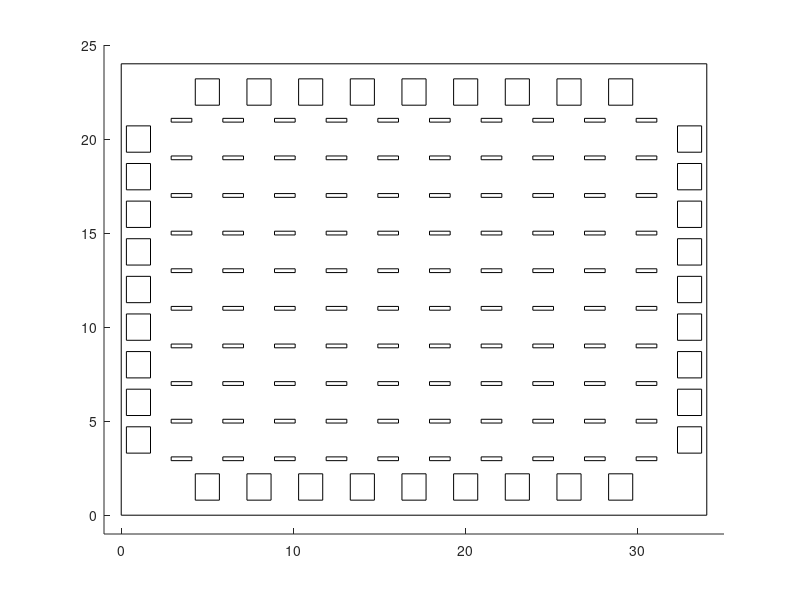

This figure's MATLAB source: (Note: this script raises an error after producing the figure.)
function  simenvironment()
%仿真环境
global storagerock; 
global target;
global trajp;
     axis([-1 35 -1 25]);
%      grid on
            
            rectangle('Position',[2.9,2.9,1.2,0.2]);hold on;rectangle('Position',[2.9,8.9,1.2,0.2]);hold on;
            rectangle('Position',[2.9,4.9,1.2,0.2]);hold on;rectangle('Position',[2.9,10.9,1.2,0.2]);hold on;
            rectangle('Position',[2.9,6.9,1.2,0.2]);hold on;rectangle('Position',[2.9,12.9,1.2,0.2]);hold on;
            rectangle('Position',[5.9,4.9,1.2,0.2]);hold on;rectangle('Position',[2.9,14.9,1.2,0.2]);hold on;
            rectangle('Position',[5.9,2.9,1.2,0.2]);hold on;rectangle('Position',[2.9,16.9,1.2,0.2]);hold on;
            rectangle('Position',[5.9,6.9,1.2,0.2]);hold on;rectangle('Position',[2.9,18.9,1.2,0.2]);hold on;
            rectangle('Position',[8.9,6.9,1.2,0.2]);hold on;rectangle('Position',[2.9,20.9,1.2,0.2]);hold on;
            rectangle('Position',[8.9,4.9,1.2,0.2]);hold on;rectangle('Position',[5.9,8.9,1.2,0.2]);hold on;
            rectangle('Position',[8.9,2.9,1.2,0.2]);hold on;rectangle('Position',[5.9,10.9,1.2,0.2]);hold on;
            rectangle('Position',[11.9,6.9,1.2,0.2]);hold on;rectangle('Position',[5.9,12.9,1.2,0.2]);hold on;
            rectangle('Position',[11.9,4.9,1.2,0.2]);hold on;rectangle('Position',[5.9,14.9,1.2,0.2]);hold on;
            rectangle('Position',[11.9,2.9,1.2,0.2]);hold on;rectangle('Position',[5.9,16.9,1.2,0.2]);hold on;
            rectangle('Position',[5.9,18.9,1.2,0.2]);hold on;rectangle('Position',[14.9,2.9,1.2,0.2]);hold on;
            rectangle('Position',[5.9,20.9,1.2,0.2]);hold on;rectangle('Position',[14.9,4.9,1.2,0.2]);hold on;
            rectangle('Position',[8.9,8.9,1.2,0.2]);hold on;rectangle('Position',[14.9,6.9,1.2,0.2]);hold on;
            rectangle('Position',[8.9,10.9,1.2,0.2]);hold on;rectangle('Position',[14.9,8.9,1.2,0.2]);hold on;
            rectangle('Position',[8.9,12.9,1.2,0.2]);hold on;rectangle('Position',[14.9,10.9,1.2,0.2]);hold on;
            rectangle('Position',[8.9,14.9,1.2,0.2]);hold on;rectangle('Position',[14.9,12.9,1.2,0.2]);hold on;
            rectangle('Position',[8.9,16.9,1.2,0.2]);hold on;rectangle('Position',[14.9,14.9,1.2,0.2]);hold on;
            rectangle('Position',[8.9,18.9,1.2,0.2]);hold on;rectangle('Position',[14.9,16.9,1.2,0.2]);hold on;
            rectangle('Position',[8.9,20.9,1.2,0.2]);hold on;rectangle('Position',[14.9,18.9,1.2,0.2]);hold on;
            rectangle('Position',[11.9,8.9,1.2,0.2]);hold on;rectangle('Position',[14.9,20.9,1.2,0.2]);hold on;
            rectangle('Position',[11.9,10.9,1.2,0.2]);hold on;
            rectangle('Position',[11.9,12.9,1.2,0.2]);hold on;
            rectangle('Position',[11.9,14.9,1.2,0.2]);hold on;
            rectangle('Position',[11.9,16.9,1.2,0.2]);hold on;
            rectangle('Position',[11.9,18.9,1.2,0.2]);hold on;
            rectangle('Position',[11.9,20.9,1.2,0.2]);hold on;
            rectangle('Position',[17.9,2.9,1.2,0.2]);hold on;
            rectangle('Position',[17.9,4.9,1.2,0.2]);hold on;
            rectangle('Position',[17.9,6.9,1.2,0.2]);hold on;
            rectangle('Position',[17.9,8.9,1.2,0.2]);hold on;
            rectangle('Position',[17.9,10.9,1.2,0.2]);hold on;
            rectangle('Position',[17.9,12.9,1.2,0.2]);hold on;
            rectangle('Position',[17.9,14.9,1.2,0.2]);hold on;
            rectangle('Position',[17.9,16.9,1.2,0.2]);hold on;
            rectangle('Position',[17.9,18.9,1.2,0.2]);hold on;
            rectangle('Position',[17.9,20.9,1.2,0.2]);hold on;
                        rectangle('Position',[20.9,2.9,1.2,0.2]);hold on;
            rectangle('Position',[20.9,4.9,1.2,0.2]);hold on;
            rectangle('Position',[20.9,6.9,1.2,0.2]);hold on;
            rectangle('Position',[20.9,8.9,1.2,0.2]);hold on;
            rectangle('Position',[20.9,10.9,1.2,0.2]);hold on;
            rectangle('Position',[20.9,12.9,1.2,0.2]);hold on;
            rectangle('Position',[20.9,14.9,1.2,0.2]);hold on;
            rectangle('Position',[20.9,16.9,1.2,0.2]);hold on;
            rectangle('Position',[20.9,18.9,1.2,0.2]);hold on;
            rectangle('Position',[20.9,20.9,1.2,0.2]);hold on;
                        rectangle('Position',[23.9,2.9,1.2,0.2]);hold on;
            rectangle('Position',[23.9,4.9,1.2,0.2]);hold on;
            rectangle('Position',[23.9,6.9,1.2,0.2]);hold on;
            rectangle('Position',[23.9,8.9,1.2,0.2]);hold on;
            rectangle('Position',[23.9,10.9,1.2,0.2]);hold on;
            rectangle('Position',[23.9,12.9,1.2,0.2]);hold on;
            rectangle('Position',[23.9,14.9,1.2,0.2]);hold on;
            rectangle('Position',[23.9,16.9,1.2,0.2]);hold on;
            rectangle('Position',[23.9,18.9,1.2,0.2]);hold on;
            rectangle('Position',[23.9,20.9,1.2,0.2]);hold on;
                        rectangle('Position',[26.9,2.9,1.2,0.2]);hold on;
            rectangle('Position',[26.9,4.9,1.2,0.2]);hold on;
            rectangle('Position',[26.9,6.9,1.2,0.2]);hold on;
            rectangle('Position',[26.9,8.9,1.2,0.2]);hold on;
            rectangle('Position',[26.9,10.9,1.2,0.2]);hold on;
            rectangle('Position',[26.9,12.9,1.2,0.2]);hold on;
            rectangle('Position',[26.9,14.9,1.2,0.2]);hold on;
            rectangle('Position',[26.9,16.9,1.2,0.2]);hold on;
            rectangle('Position',[26.9,18.9,1.2,0.2]);hold on;
            rectangle('Position',[26.9,20.9,1.2,0.2]);hold on;
            rectangle('Position',[29.9,2.9,1.2,0.2]);hold on;
            rectangle('Position',[29.9,4.9,1.2,0.2]);hold on;
            rectangle('Position',[29.9,6.9,1.2,0.2]);hold on;
            rectangle('Position',[29.9,8.9,1.2,0.2]);hold on;
            rectangle('Position',[29.9,10.9,1.2,0.2]);hold on;
            rectangle('Position',[29.9,12.9,1.2,0.2]);hold on;
            rectangle('Position',[29.9,14.9,1.2,0.2]);hold on;
            rectangle('Position',[29.9,16.9,1.2,0.2]);hold on;
            rectangle('Position',[29.9,18.9,1.2,0.2]);hold on;
            rectangle('Position',[29.9,20.9,1.2,0.2]);hold on;
            
             rectangle('Position',[4.3,21.8,1.4,1.4]);hold on;rectangle('Position',[7.3,21.8,1.4,1.4]);hold on;rectangle('Position',[10.3,21.8,1.4,1.4]);hold on;rectangle('Position',[13.3,21.8,1.4,1.4]);hold on;
             rectangle('Position',[16.3,21.8,1.4,1.4]);hold on;rectangle('Position',[19.3,21.8,1.4,1.4]);hold on;rectangle('Position',[22.3,21.8,1.4,1.4]);hold on;
             rectangle('Position',[25.3,21.8,1.4,1.4]);hold on;rectangle('Position',[28.3,21.8,1.4,1.4]);hold on;
             rectangle('Position',[0.3,19.3,1.4,1.4]);hold on;rectangle('Position',[0.3,17.3,1.4,1.4]);hold on;rectangle('Position',[0.3,15.3,1.4,1.4]);hold on;
             rectangle('Position',[0.3,13.3,1.4,1.4]);hold on;rectangle('Position',[0.3,11.3,1.4,1.4]);hold on;rectangle('Position',[0.3,9.3,1.4,1.4]);hold on;
             rectangle('Position',[0.3,7.3,1.4,1.4]);hold on;rectangle('Position',[0.3,5.3,1.4,1.4]);hold on;rectangle('Position',[0.3,3.3,1.4,1.4]);hold on;
             rectangle('Position',[32.3,19.3,1.4,1.4]);hold on;rectangle('Position',[32.3,17.3,1.4,1.4]);hold on;rectangle('Position',[32.3,15.3,1.4,1.4]);hold on;
             rectangle('Position',[32.3,13.3,1.4,1.4]);hold on;rectangle('Position',[32.3,11.3,1.4,1.4]);hold on;rectangle('Position',[32.3,9.3,1.4,1.4]);hold on;
             rectangle('Position',[32.3,7.3,1.4,1.4]);hold on;rectangle('Position',[32.3,5.3,1.4,1.4]);hold on;rectangle('Position',[32.3,3.3,1.4,1.4]);hold on;
             rectangle('Position',[4.3,0.8,1.4,1.4]);hold on;rectangle('Position',[7.3,0.8,1.4,1.4]);hold on;rectangle('Position',[10.3,0.8,1.4,1.4]);hold on;
             rectangle('Position',[13.3,0.8,1.4,1.4]);hold on;rectangle('Position',[16.3,0.8,1.4,1.4]);hold on;rectangle('Position',[19.3,0.8,1.4,1.4]);hold on;
             rectangle('Position',[22.3,0.8,1.4,1.4]);hold on;rectangle('Position',[25.3,0.8,1.4,1.4]);hold on;rectangle('Position',[28.3,0.8,1.4,1.4]);hold on;
             rectangle('Position',[0,0,34,24]);hold on;
            plot(storagerock(:,1),storagerock(:,2),'sk');hold on;
            plot(target(:,1),target(:,2),'xr');hold on;

            plot([2.5 31.5],[6 6],'--k');hold on;plot([2.5 31.5],[12 12],'--k');hold on;plot([2.5 31.5],[18 18],'--k');hold on;
            plot([2.5 31.5],[4 4],'--k');hold on;plot([2.5 31.5],[14 14],'--k');hold on;plot([2.5 31.5],[20 20],'--k');hold on;
            plot([2.5 31.5],[8 8],'--k');hold on;plot([2.5 31.5],[16 16],'--k');hold on;
            plot([2.5 31.5],[10 10],'--k');hold on;
            plot([5 5],[2.5 21.5],'--k');hold on;plot([14 14],[2.5 21.5],'--k');hold on;plot([20 20],[2.5 21.5],'--k');hold on;
            plot([8 8],[2.5 21.5],'--k');hold on;plot([17 17],[2.5 21.5],'--k');hold on;plot([23 23],[2.5 21.5],'--k');hold on;
            plot([11 11],[2.5 21.5],'--k');hold on;plot([26 26],[2.5 21.5],'--k');hold on;plot([29 29],[2.5 21.5],'--k');hold on;

end

                                 